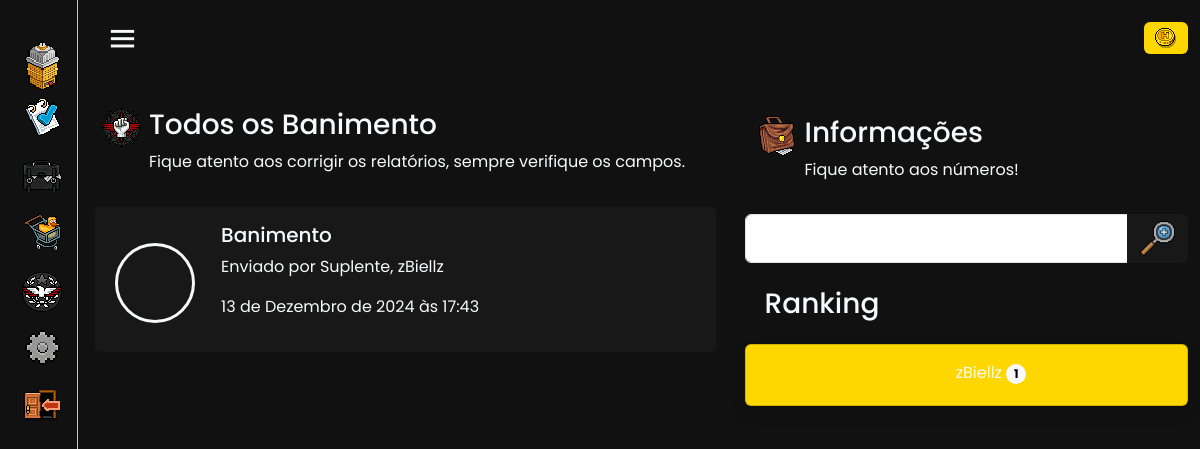
Page /system/dpo/banimento/ on the committed database.
### System/models.py (models this page shows)
class DPOBanimento(models.Model):
    datatime = models.DateTimeField(default=timezone.now)
    solicitante = models.ForeignKey(get_user_model(), on_delete=models.CASCADE,blank=True, null=True, related_name='solicitantedpobanimento')
    resp = models.TextField(blank=False, null=True, max_length=170, verbose_name='Responsável')
    banido = models.TextField(blank=False, null=True, max_length=170)
    fundação = models.IntegerField(default=0, editable=True)
    motivo = models.TextField(blank=False, null=True, max_length=170)
    imagem = models.ImageField(upload_to='imagens/')

### ControleDeAcesso/models.py (models this page shows, shortened)
class PolicialUsuario(AbstractUser):
    username = models.CharField(
        _('username'),
        max_length=150,
        unique=True,
        validators=[RegexValidator(
            regex=r'^[a-zA-Z0-9@_:.,\-!=]+$',
            message=_('Enter a valid username. This value may contain only letters (uppercase and lowercase), numbers, @, :, -, and _ characters.'),
            code='invalid_username',
        )],
        help_text=_('150 characters or fewer. Letters (uppercase and lowercase), digits, @, :, -, and _ only.'),
    )
    patente = models.CharField(choices=CARGOS, blank=False, null=False, max_length=50, default='Agente')
    moedas = models.IntegerField(default=0, editable=True)
    ultimo_acesso = models.DateTimeField(null=True, blank=True)
    objects = CustomUserManager()
    patente_order = models.IntegerField(default=0, editable=False)
    slug = models.SlugField(unique=True, blank=True, null=True)
    status = models.CharField(choices=STATUS, blank=False, null=False, max_length=50, default='Ativo')

### System/views.py (the view)
# urls.py: path('dpo/banimento/', DPOBanimentosView.as_view(), name='DPOBanimentos'),
class DPOBanimentosView(GroupRequiredMixin, ListView):
    model = DPOBanimento
    template_name = 'DPOBanimentos.html'
    context_object_name = 'relatorios'
    group_required = [u'STAFF', u'LDPO', u'MINISTRODPO', u'MEMBRODPO']
    def get_queryset(self):
        q = self.request.GET.get('q')
        queryset = DPOBanimento.objects.all()
        if q:
            queryset = queryset.filter(solicitante__username__icontains=q)
        queryset = queryset.order_by('-datatime')
        return queryset
    def get_context_data(self, **kwargs):
        context = super().get_context_data(**kwargs)
        ranking = DPOBanimento.objects.all().values('solicitante__username').annotate(total=Count('id')).order_by('-total')
        context['total'] = DPOBanimento.objects.all().count()
        context['ranking'] = ranking
        return context

### Templates/DPOBanimentos.html (shortened to what this page needs)
{% extends "Index.html" %}
{% load static %}
{% block main %}
<div class="container mt-3 m-auto mb-3">
    <div class='row'>
      <div class="mt-3 m-auto col-11 col-md-7 order-2 order-md-1 text-light">
        <div class="container d-flex">
          <div>
              <img src="{% static 'dpo.gif'%}" alt="">
          </div>
      <div class="ms-2">
      <h3>Todos os Banimento</h3>
      <p>Fique atento aos corrigir os relatórios, sempre verifique os campos.
    </div>
    </div>
        {% if relatorios %}
        {% for relatorio in relatorios %}
        <a class="card m-1 p-3 text-light text-decoration-none mb-3" style="background-color: #181818;" data-bs-toggle="collapse" href="#{{relatorio.pk}}" role="button" aria-expanded="false" aria-controls="{{relatorio.pk}}">
            <div class="d-flex">
                <div class="col-4 col-md-2 mt-md-3 mt-5 mb-2">
                  <div class="rounded-circle border border-3 border-light m-1" style="background: url(https://www.habbo.com.br/habbo-imaging/avatarimage?img_format=png&user={{relatorio.solicitante.username}}&direction=2&head_direction=2&size=sm&action=std) center 35% no-repeat, url({% static 'bgfloresta.png'%}) center center no-repeat; width: 80px; height: 80px;">
                  </div>
                </div>
                <div class="col-md-8 col-8">
                    <div class="container text-light">
                        <h5>Banimento</h5>
                        <p>Enviado por {{relatorio.solicitante.patente}}, {{relatorio.solicitante.username}}</p>
                        <p>{{relatorio.datatime}}</p>
                      </div>
                </div>
            </div>
        </a>
          {% endfor %}
          {% else %}
          <div class="alert alert-secondary mx-auto text-center mt-3" role="alert">
            Nenhum banimento foi encontrado!
          </div>
          {% endif %}
        </div>
      <div class='col-11 col-md-5 order-1 order-md-2 mx-auto'>
        <div class="container d-flex mt-4">
          <div>
            <img class="px" src="{% static 'bolsa.gif'%}" alt="">
            </div>
          <div class="ms-2 text-light">
          <h3>Informações</h3>
          <p>Fique atento aos números!</p>
          </div>
        </div>
        <form class="input-group mt-3" method="get">
            <input class='form-control' type="text" name="q">
            <button class=" btn text-light" style="background:#181818;" type=" submit">
                <i class='icon'>
                    <img width="35px" src="{% static "lupa.gif" %}" alt="">
                  </i></button>
        </form>
      <div class="container d-flex mt-4 mb-3">
        <div class="ms-2 text-light">
        <h3>Ranking</h3>
        </div>
      </div>
      {% if ranking %}
      {% for item in ranking %}
      <div class="d-flex card col-lg-12 col-md-12 col-12 shadow m-auto mt-1 action-text text-decoration-none" style="background-color: {% if forloop.counter == 1 %}gold{% elif forloop.counter == 2 %}silver{% elif forloop.counter == 3 %}#cd7f32 {% else %}#93110e{% endif %};" href="">
        <div class="d-flex">
            <div class="col-2">
                <div class="ms-5 rounded-circle m-auto px" style="background: url({% if forloop.counter == 1 %}{% static 'primeiro.gif'%}{% elif forloop.counter == 2 %}{% static 'segundo.gif'%}{% elif forloop.counter == 3 %}{% static 'terceiro.gif'%}{% endif %}) center center no-repeat; width: 60px; height: 60px;">
                </div>
            </div>
            <div class="text-light col-10">
                <p class="text-center me-4 mt-3">{{ item.solicitante__username }} <span class="badge text-bg-light  rounded-pill">{{ item.total }}</span>
                </p>
            </div>
        </div>
    </div>
      {% endfor %}
      {% else %}
      <div class="alert alert-secondary text-center m-auto mt-3">
        Ranking zerado!
      </div>
      {% endif %}
        </div>
    </div>
    </div>
{% endblock main %}

### Arquivos/mode/style.css (style rules this page uses)
* { margin: 0; padding: 0; box-sizing: border-box; font-family: 'Poppins', sans-serif; }
.px { image-rendering: pixelated; image-rendering: -o-crisp-edges; image-rendering: -moz-crisp-edges; image-rendering: crisp-edges; }

### rows in the picture
DPOBanimento: solicitante.patente "Suplente", solicitante.username "zBiellz", datatime "13 de Dezembro de 2024 às 17:43"

### other values in the picture
{{ item.solicitante__username }} "zBiellz"
{{ item.total }} "1"
